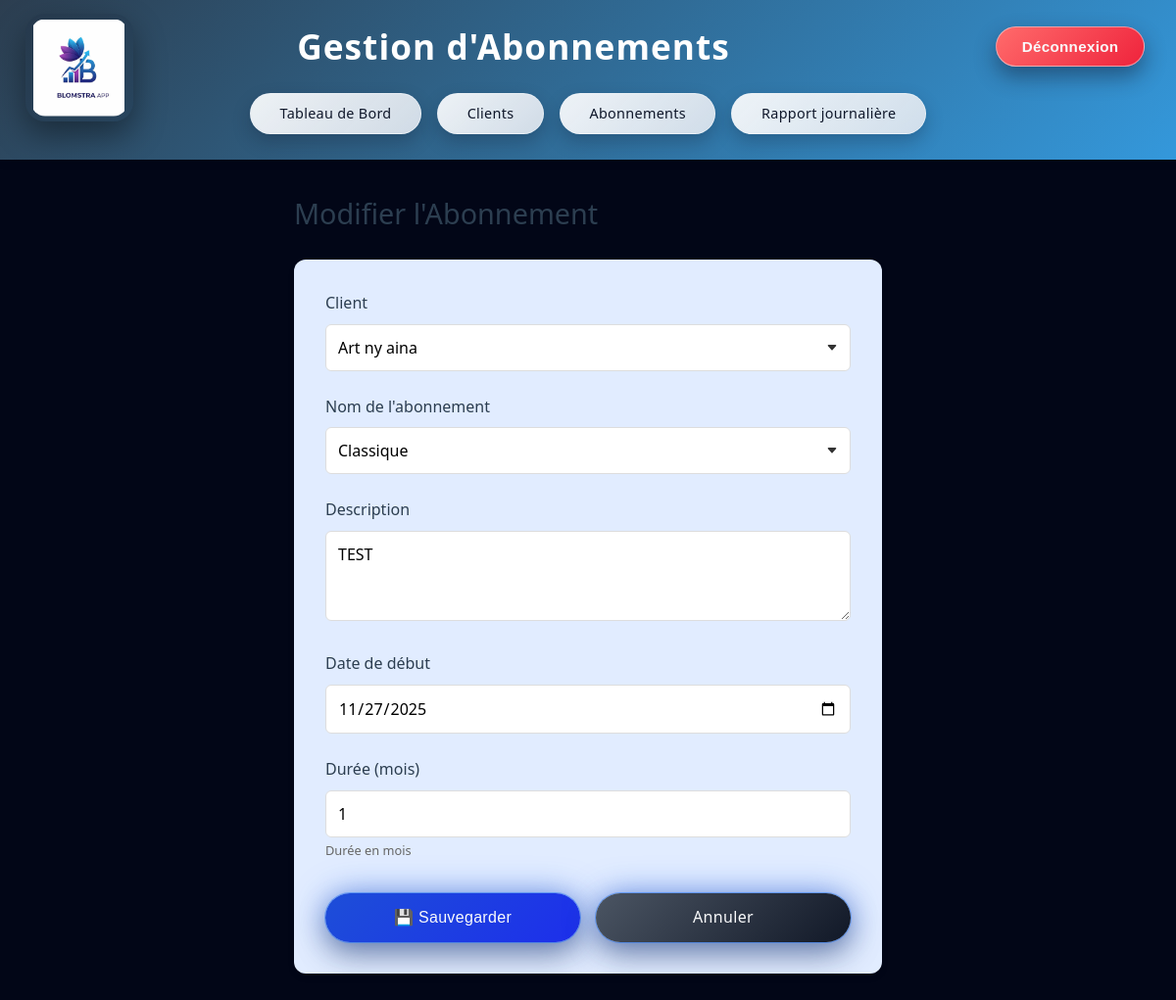
Screenshot of /abonnements/34/modifier/ (signed in) with the database file from the repository.
### subscriptions/models.py (models this page shows, shortened)
class Subscription(models.Model):
    STATUT_CHOICES = [
        ('actif', 'Actif'),
        ('inactif', 'Inactif'),
        ('suspendu', 'Suspendu'),
        ('expire', 'Expiré'),
    ]
    ABONNEMENT_CHOICES = [
        ('classique', 'Classique'),
        ('premium', 'Premium'),
        ('vip', 'VIP'),
    ]
    TARIFS = {
        'classique': 10000.0,
        'premium': 20000.0,
        'vip': 50000.0,
    }
    client = models.ForeignKey(Client, on_delete=models.CASCADE)
    nom_abonnement = models.CharField(max_length=20, choices=ABONNEMENT_CHOICES, default='classique')
    description = models.TextField(blank=True)
    prix = models.DecimalField(max_digits=10, decimal_places=2,validators=[MinValueValidator(0)])
    date_debut = models.DateField()
    date_fin = models.DateField()
    duree_mois = models.IntegerField(help_text="Durée en mois")
    statut = models.CharField(max_length=20, choices=STATUT_CHOICES, default='actif')
    date_creation = models.DateTimeField(auto_now_add=True)
    class Meta:
        verbose_name = "Abonnement"
        verbose_name_plural = "Abonnements"

### subscriptions/views.py (the view)
# urls.py: path('abonnements/<int:pk>/modifier/', login_required(views.subscription_edit), name='subscription_edit'),
@login_required
def subscription_edit(request, pk):
    abonnement = get_object_or_404(Subscription, pk=pk)
    if request.method == 'POST':
        form = SubscriptionForm(request.POST, instance=abonnement)
        if form.is_valid():
            form.save()
            messages.success(request, 'Abonnement modifié avec succès !')
            return redirect('subscriptions:subscription_list')
    else:
        form = SubscriptionForm(instance=abonnement)
    return render(request, 'subscriptions/subscription_form.html', {
        'form': form,
        'abonnement': abonnement,
        'editing': True
    })

### subscriptions/models.py (called while the page is built)
    def __str__(self):
        if self.type_client == 'entreprise' and self.nom_entreprise:
            return f"{self.nom_entreprise} ({self.nom})"
        return self.nom

### templates/subscriptions/subscription_form.html (shortened to what this page needs)
{% extends 'subscriptions/base.html' %}
{% block content %}
<div style="max-width: 600px; margin: 0 auto;">
    <h2>
        {% if editing %}
             Modifier l'Abonnement
        {% else %}
             Créer un Nouvel Abonnement
        {% endif %}
    </h2>
    <div class="table-container">
        <form method="post" style="padding: 2rem;">
            {% for field in form %}
            <div style="margin-bottom: 1.5rem;">
                <label for="{{ field.id_for_label }}" style="display: block; margin-bottom: 0.5rem; font-weight: 500; color: #2c3e50;">
                    {{ field.label }}
                </label>
                {{ field }}
                {% if field.help_text %}
                <small style="color: #666; font-size: 0.8rem;">{{ field.help_text }}</small>
                {% endif %}
            </div>
            {% endfor %}
            <div style="display: flex; gap: 1rem; margin-top: 2rem;">
                <button type="submit" class="btn" style="flex: 1;">
                    {% if editing %}💾 Sauvegarder{% else %} Créer l'Abonnement{% endif %}
                </button>
                <a href="{% url 'subscriptions:subscription_list' %}" class="btn btn-secondary" style="flex: 1; text-align: center;">
                     Annuler
                </a>
            </div>
        </form>
    </div>
</div>
{% endblock %}

### static/css/style.css (style rules this page uses)
* { margin: 0; padding: 0; box-sizing: border-box; }
body { font-family: 'Segoe UI', Tahoma, Geneva, Verdana, sans-serif; line-height: 1.6; color: #333; background-color: #020617; }
.table-container { background: #e1ecff; border-radius: 12px; overflow: hidden; box-shadow: 0 4px 6px rgba(0,0,0,0.1); margin-bottom: 2rem; }
.btn { display: inline-block; background: linear-gradient(135deg, #1d4ed8, #1d2feB); color: #f9fafb; padding: 0.7rem 1.6rem; text-decoration: none; border-radius: 999px; transition: transform 0.18s ease, box-shadow 0.18s ease, background 0.18s ease, filter 0.18s ease; border: none; cursor: pointer; font-size: 0.9rem; font-weight: 500; letter-spacing: 0.02em; box-shadow: 0 0 0 1px rgba(59, 130, 246, 0.6), 0 14px 30px rgba(15, 23, 42, 0.35), 0 0 32px rgba(37, 99, 235, 0.6); }
.btn-secondary { background: linear-gradient(135deg, #4b5563, #111827); color: #f9fafb; border: none; }
h2 { color: #2c3e50; margin-bottom: 1.5rem; font-weight: 300; font-size: 1.8rem; }
.form-control { width: 100%; padding: 0.75rem; border: 1px solid #ddd; border-radius: 6px; font-size: 1rem; transition: all 0.3s ease; background-color: white; font-family: inherit; }
input[type="text"].form-control, input[type="email"].form-control, input[type="tel"].form-control, input[type="number"].form-control, input[type="date"].form-control, select.form-control, textarea.form-control { width: 100%; padding: 0.75rem; border: 1px solid #ddd; border-radius: 6px; font-size: 1rem; transition: all 0.3s ease; background-color: white; }
.form-control::placeholder { color: #999; }
select.form-control { appearance: none; background-repeat: no-repeat; background-position: right 0.75rem center; background-size: 12px; padding-right: 2.5rem; }
textarea.form-control { resize: vertical; min-height: 80px; }
form .btn { font-size: 1rem; padding: 0.75rem 1.5rem; }

### rows the page displays
Subscription: form "Art ny aina" "Classique" "TEST" "11/27/2025" "1"

### other values shown
{{ field.label }} "Client" "Nom de l'abonnement" "Description" "Date de début" "Durée (mois)"
{{ field.help_text }} "Durée en mois"
